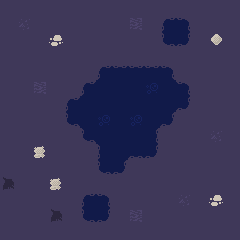

The image is a tile-based game level rendered from a .tmx file. Its description and complete source (layers, tilesets, objects, tile grids) follow:
An orthogonal 15x15 tile map with 16x16 px tiles, 4 tile layers (floor, wall, roof, units).

<map version="1.10" tiledversion="2025.05.05" orientation="orthogonal" renderorder="right-down" width="15" height="15" tilewidth="16" tileheight="16" infinite="0" nextlayerid="6" nextobjectid="1">
 <tileset firstgid="1" source="../../tiles/battle/polar.tsx" />
 <layer id="1" name="floor" width="15" height="15">
  <data encoding="csv">
1,1,1,1,1,1,1,1,1,1,1,1,1,1,1,
1,5,1,1,1,1,1,1,15,1,11,12,1,1,1,
1,1,1,1,1,1,1,1,1,1,14,13,1,1,1,
1,1,1,1,1,1,1,1,1,1,1,1,1,1,1,
1,1,1,1,1,1,11,23,23,23,12,1,1,1,1,
1,1,15,1,1,11,21,21,21,31,21,12,1,1,1,
1,1,1,1,11,21,21,21,21,21,21,13,1,1,1,
1,1,1,1,14,21,31,21,31,21,13,1,1,1,1,
1,1,1,1,1,14,21,21,21,24,1,1,1,5,1,
1,1,1,1,1,1,22,21,25,13,1,1,1,1,1,
1,1,1,1,1,1,14,13,1,1,1,1,1,1,1,
2,1,1,1,1,1,1,1,1,1,1,1,1,1,1,
1,1,1,1,1,11,12,1,1,1,1,5,1,1,1,
1,1,1,2,1,14,13,1,15,1,1,1,1,1,1,
1,1,1,1,1,1,1,1,1,1,1,1,1,1,1
</data>
 </layer>
 <layer id="3" name="wall" width="15" height="15">
  <data encoding="csv">
0,0,0,0,0,0,0,0,0,0,0,0,0,0,0,
0,0,0,0,0,0,0,0,0,0,0,0,0,0,0,
0,0,0,3,0,0,0,0,0,0,0,0,0,4,0,
0,0,0,0,0,0,0,0,0,0,0,0,0,0,0,
0,0,0,0,0,0,0,0,0,0,0,0,0,0,0,
0,0,0,0,0,0,0,0,0,0,0,0,0,0,0,
0,0,0,0,0,0,0,0,0,0,0,0,0,0,0,
0,0,0,0,0,0,0,0,0,0,0,0,0,0,0,
0,0,0,0,0,0,0,0,0,0,0,0,0,0,0,
0,0,6,0,0,0,0,0,0,0,0,0,0,0,0,
0,0,0,0,0,0,0,0,0,0,0,0,0,0,0,
0,0,0,6,0,0,0,0,0,0,0,0,0,0,0,
0,0,0,0,0,0,0,0,0,0,0,0,0,3,0,
0,0,0,0,0,0,0,0,0,0,0,0,0,0,0,
0,0,0,0,0,0,0,0,0,0,0,0,0,0,0
</data>
 </layer>
 <layer id="5" name="roof" width="15" height="15">
  <data encoding="csv">
0,0,0,0,0,0,0,0,0,0,0,0,0,0,0,
0,0,0,0,0,0,0,0,0,0,0,0,0,0,0,
0,0,0,0,0,0,0,0,0,0,0,0,0,0,0,
0,0,0,0,0,0,0,0,0,0,0,0,0,0,0,
0,0,0,0,0,0,0,0,0,0,0,0,0,0,0,
0,0,0,0,0,0,0,0,0,0,0,0,0,0,0,
0,0,0,0,0,0,0,0,0,0,0,0,0,0,0,
0,0,0,0,0,0,0,0,0,0,0,0,0,0,0,
0,0,0,0,0,0,0,0,0,0,0,0,0,0,0,
0,0,0,0,0,0,0,0,0,0,0,0,0,0,0,
0,0,0,0,0,0,0,0,0,0,0,0,0,0,0,
0,0,0,0,0,0,0,0,0,0,0,0,0,0,0,
0,0,0,0,0,0,0,0,0,0,0,0,0,0,0,
0,0,0,0,0,0,0,0,0,0,0,0,0,0,0,
0,0,0,0,0,0,0,0,0,0,0,0,0,0,0
</data>
 </layer>
 <layer id="4" name="units" width="15" height="15">
  <data encoding="csv">
0,0,0,0,0,0,0,0,0,0,0,0,0,0,0,
0,0,0,0,0,0,0,0,0,0,0,0,0,0,0,
0,0,0,0,0,0,0,0,0,0,0,0,0,0,0,
0,0,0,0,0,0,0,0,0,0,0,0,0,0,0,
0,0,0,0,0,0,0,0,0,0,0,0,0,0,0,
0,0,0,0,0,0,0,0,0,0,0,0,0,0,0,
0,0,0,0,0,0,0,0,0,0,0,0,0,0,0,
0,0,0,0,0,0,0,0,0,0,0,0,0,0,0,
0,0,0,0,0,0,0,0,0,0,0,0,0,0,0,
0,0,0,0,0,0,0,0,0,0,0,0,0,0,0,
0,0,0,0,0,0,0,0,0,0,0,0,0,0,0,
0,0,0,0,0,0,0,0,0,0,0,0,0,0,0,
0,0,0,0,0,0,0,0,0,0,0,0,0,0,0,
0,0,0,0,0,0,0,0,0,0,0,0,0,0,0,
0,0,0,0,0,0,0,0,0,0,0,0,0,0,0
</data>
 </layer>
</map>
